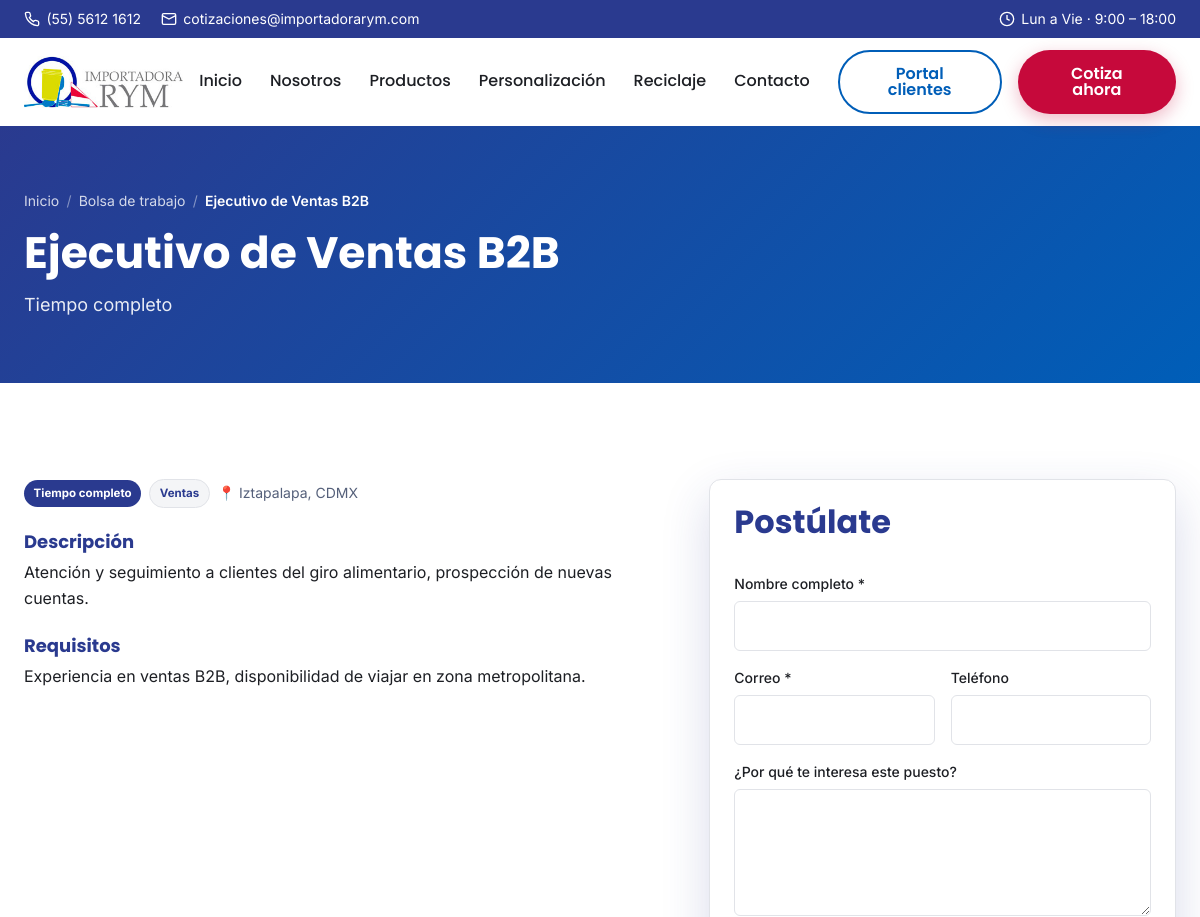
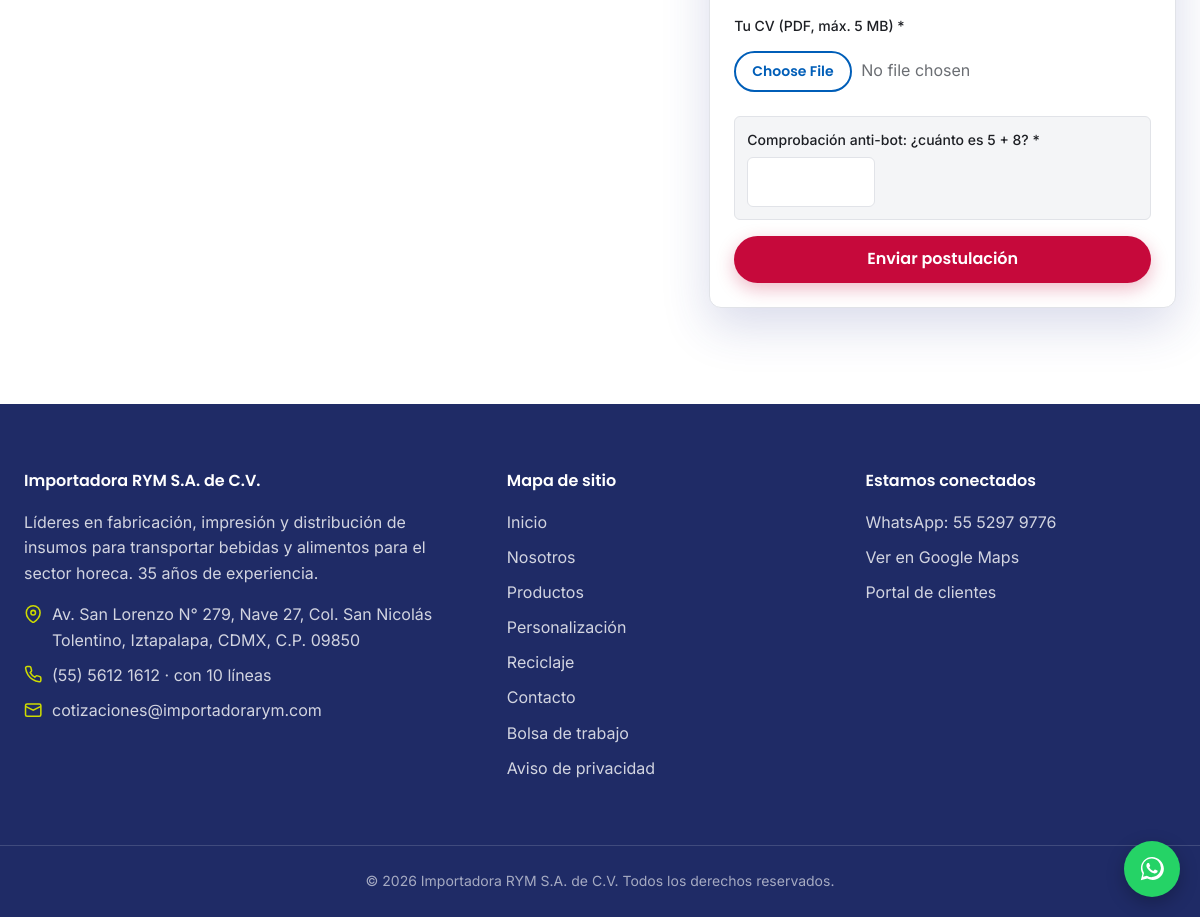
/bolsa-de-trabajo/ejecutivo-de-ventas-b2b, run on the app's committed database (2 pictures, top to bottom).
### tables this page shows
CREATE TABLE `vacantes` (
  `id` int(10) unsigned NOT NULL AUTO_INCREMENT,
  `titulo` varchar(150) NOT NULL,
  `slug` varchar(180) NOT NULL,
  `area` varchar(100) DEFAULT NULL,
  `ubicacion` varchar(150) DEFAULT NULL,
  `tipo` enum('tiempo_completo','medio_tiempo','temporal','practicas') NOT NULL DEFAULT 'tiempo_completo',
  `descripcion` text DEFAULT NULL,
  `requisitos` text DEFAULT NULL,
  `estado` enum('abierta','cerrada') NOT NULL DEFAULT 'abierta',
  `created_at` timestamp NOT NULL DEFAULT current_timestamp(),
  `updated_at` timestamp NOT NULL DEFAULT current_timestamp() ON UPDATE current_timestamp(),
  PRIMARY KEY (`id`),
  UNIQUE KEY `uq_vacantes_slug` (`slug`),
  KEY `idx_vacantes_estado` (`estado`)
);

### app/Core/Controller.php (called while the page is built, shortened)
<?php
abstract class Controller
{
    protected function view(string $view, array $data = [], ?string $layout = 'layouts/main'): void
    {
        View::render($view, $data, $layout);
    }
}

### app/Controllers/CarreraController.php (called while the page is built, shortened)
<?php
class CarreraController extends Controller
{
    public function vacante(string $slug): void
    {
        $vac = (new Vacante())->abiertaPorSlug($slug);
        $old = $_SESSION['_old_bolsa'] ?? [];
        $this->view('pages/vacante', [
            'title'           => $vac['titulo'] . ' — Bolsa de trabajo · Importadora RYM',
            'metaDescription' => 'Vacante: ' . $vac['titulo'] . '. Postúlate en línea con tu CV.',
            'vacante'         => $vac,
            'tipos'           => Vacante::TIPOS,
            'error'           => flash('bolsa_error'),
            'exito'           => flash('bolsa_ok'),
            'old'             => $old,
        ]);
    }
}

### public/index.php (called while the page is built, shortened)
<?php
spl_autoload_register(function (string $class): void {
    $prefix = 'App\\';
    $relative = substr($class, strlen($prefix));
    $file = APP_PATH . '/' . str_replace('\\', '/', $relative) . '.php';
});
require APP_PATH . '/Helpers/functions.php';
$render500 = static function (\Throwable $e): void {
    error_log('[500] ' . $e->getMessage() . ' en ' . $e->getFile() . ':' . $e->getLine());
    if (headers_sent()) {
        return;
    }
    http_response_code(500);
    if (config('app.debug')) {
        header('Content-Type: text/plain; charset=UTF-8');
        echo "500 — " . $e->getMessage() . "\n\n" . $e->getFile() . ':' . $e->getLine()
            . "\n\n" . $e->getTraceAsString();
        return;
    }
    try {
        App\Core\View::render('errors/500', ['title' => 'Error interno', 'robots' => 'noindex']);
    } catch (\Throwable $inner) {
        header('Content-Type: text/plain; charset=UTF-8');
        echo 'Error interno del servidor. Intenta más tarde.';
    }
};
$router = new App\Core\Router();
$uri = parse_url($_SERVER['REQUEST_URI'] ?? '/', PHP_URL_PATH) ?? '/';
$uri = $uri === '' ? '/' : $uri;
try {
    $router->dispatch($_SERVER['REQUEST_METHOD'] ?? 'GET', $uri);
} catch (\Throwable $e) {
    $render500($e);
}

### app/Core/Model.php (called while the page is built, shortened)
<?php
abstract class Model
{
    public function __construct()
    {
        $this->db = Database::connection();
    }
}

### app/Core/Config.php (called while the page is built, shortened)
<?php
class Config
{
    protected static array $items = [];
    public static function load(string $dir): void
    {
        foreach (glob($dir . '/*.php') as $file) {
            $name = basename($file, '.php');
            static::$items[$name] = require $file;
        }
    }
    public static function get(string $key, $default = null)
    {
        $value = static::$items;
        foreach (explode('.', $key) as $segment) {
            if (is_array($value) && array_key_exists($segment, $value)) {
                $value = $value[$segment];
            } else {
                return $default;
            }
        }
        return $value;
    }
}

### app/Core/Database.php (called while the page is built, shortened)
<?php
class Database
{
    protected static ?PDO $pdo = null;
    public static function connection(): PDO
    {
        if (static::$pdo instanceof PDO) {
            return static::$pdo;
        }
        $c = Config::get('database');
        $dsn = sprintf(
            '%s:host=%s;port=%s;dbname=%s;charset=%s',
            $c['driver'],
            $c['host'],
            $c['port'],
            $c['database'],
            $c['charset']
        );
        try {
            static::$pdo = new PDO($dsn, $c['username'], $c['password'], $c['options']);
        } catch (PDOException $e) {
            if (Config::get('app.debug')) {
                throw $e;
            }
            error_log('DB connection error: ' . $e->getMessage());
            http_response_code(500);
            exit('Error de conexión con la base de datos.');
        }
        return static::$pdo;
    }
}

### app/Models/Vacante.php (called while the page is built, shortened)
<?php
class Vacante extends Model
{
    public function abiertaPorSlug(string $slug): ?array
    {
        $st = $this->db->prepare("SELECT * FROM vacantes WHERE slug = ? AND estado = 'abierta'");
        $st->execute([$slug]);
        return $st->fetch() ?: null;
    }
}

### app/Views/pages/vacante.php (the view, shortened to what this page needs)
<?php
$pageTitle = $vacante['titulo'];
$pageSubtitle = $tipos[$vacante['tipo']] ?? $vacante['tipo'];
$breadcrumb = [
    ['label' => 'Inicio', 'url' => url('/')],
    ['label' => 'Bolsa de trabajo', 'url' => url('/bolsa-de-trabajo')],
    ['label' => $vacante['titulo']],
];
require APP_PATH . '/Views/partials/page_hero.php';
?>
<section class="section">
    <div class="container vacancy-detail-grid">
        <article class="vacancy-detail">
            <div class="vacancy-meta">
                <span class="vacancy-tag"><?= e($tipos[$vacante['tipo']] ?? $vacante['tipo']) ?></span>
                <?php if (!empty($vacante['area'])): ?><span class="vacancy-tag vacancy-tag--soft"><?= e($vacante['area']) ?></span><?php endif; ?>
                <?php if (!empty($vacante['ubicacion'])): ?><span class="vacancy-loc">📍 <?= e($vacante['ubicacion']) ?></span><?php endif; ?>
            </div>
            <?php if (!empty($vacante['descripcion'])): ?>
                <h2 class="vacancy-detail__h">Descripción</h2>
                <div class="prose"><?= nl2br(e($vacante['descripcion'])) ?></div>
            <?php endif; ?>
            <?php if (!empty($vacante['requisitos'])): ?>
                <h2 class="vacancy-detail__h">Requisitos</h2>
                <div class="prose"><?= nl2br(e($vacante['requisitos'])) ?></div>
            <?php endif; ?>
        </article>
        <form class="form vacancy-form" method="post" action="<?= url('/bolsa-de-trabajo/' . e($vacante['slug'])) ?>" enctype="multipart/form-data" novalidate>
            <h2 class="section__title text-left">Postúlate</h2>
            <div class="field">
                <label for="nombre">Nombre completo *</label>
                <input type="text" id="nombre" name="nombre" value="<?= e($old['nombre'] ?? '') ?>" required>
            </div>
            <div class="form__row">
                <div class="field">
                    <label for="email">Correo *</label>
                    <input type="email" id="email" name="email" value="<?= e($old['email'] ?? '') ?>" required>
                </div>
                <div class="field">
                    <label for="telefono">Teléfono</label>
                    <input type="tel" id="telefono" name="telefono" value="<?= e($old['telefono'] ?? '') ?>">
                </div>
            </div>
            <div class="field">
                <label for="mensaje">¿Por qué te interesa este puesto?</label>
                <textarea id="mensaje" name="mensaje" rows="4"><?= e($old['mensaje'] ?? '') ?></textarea>
            </div>
            <div class="field">
                <label for="cv">Tu CV (PDF, máx. 5 MB) *</label>
                <input type="file" id="cv" name="cv" accept="application/pdf" required>
            </div>
            <?= captcha_field() ?>
            <button type="submit" class="btn btn--accent btn--block">Enviar postulación</button>
        </form>
    </div>
</section>

### app/Views/partials/page_hero.php
<?php
$breadcrumb = $breadcrumb ?? [];
?>
<section class="page-hero">
    <div class="container page-hero__inner">
        <?php if ($breadcrumb): ?>
        <nav class="breadcrumb" aria-label="Ruta de navegación">
            <?php $last = count($breadcrumb) - 1; foreach ($breadcrumb as $i => $item): ?>
                <?php if (!empty($item['url'])): ?>
                    <a href="<?= e($item['url']) ?>"><?= e($item['label']) ?></a>
                <?php else: ?>
                    <span aria-current="page"><?= e($item['label']) ?></span>
                <?php endif; ?>
                <?php if ($i < $last): ?><span class="breadcrumb__sep">/</span><?php endif; ?>
            <?php endforeach; ?>
        </nav>
        <?php endif; ?>
        <h1 class="page-hero__title"><?= e($pageTitle ?? '') ?></h1>
        <?php if (!empty($pageSubtitle)): ?>
            <p class="page-hero__subtitle"><?= e($pageSubtitle) ?></p>
        <?php endif; ?>
    </div>
</section>

### app/Core/Router.php (shortened to what this page needs)
<?php
class Router
{
    protected array $routes = [];
    protected function add(string $method, string $path, $action): void
    {
        $path = '/' . trim($path, '/');
        $this->routes[$method][$path] = $action;
    }
    public function dispatch(string $method, string $uri)
    {
        $uri    = '/' . trim($uri, '/');
        $method = strtoupper($method);
        foreach ($this->routes[$method] ?? [] as $route => $action) {
            $pattern = preg_replace('#\{[a-zA-Z_][a-zA-Z0-9_]*\}#', '([^/]+)', $route);
            $pattern = '#^' . $pattern . '$#';
            if (preg_match($pattern, $uri, $matches)) {
                array_shift($matches);
                $matches = array_map('rawurldecode', $matches);
                return $this->callAction($action, $matches);
            }
        }
        return $this->notFound();
    }
    protected function callAction($action, array $params)
    {
        if (is_array($action)) {
            [$class, $method] = $action;
            return call_user_func_array([new $class(), $method], $params);
        }
        throw new \InvalidArgumentException('Acción de ruta no válida.');
    }
}

### data on the page
vacantes: titulo "Ejecutivo de Ventas B2B", tipo "Tiempo completo", area "Ventas", ubicacion "Iztapalapa, CDMX", descripcion "Atención y seguimiento a clientes del giro alimentario, prospección de nuevas cuentas.", requisitos "Experiencia en ventas B2B, disponibilidad de viajar en zona metropolitana."

### other printed values
$item['label'] "Inicio"
$item['label'] "Bolsa de trabajo"
$item['label'] "Ejecutivo de Ventas B2B"
